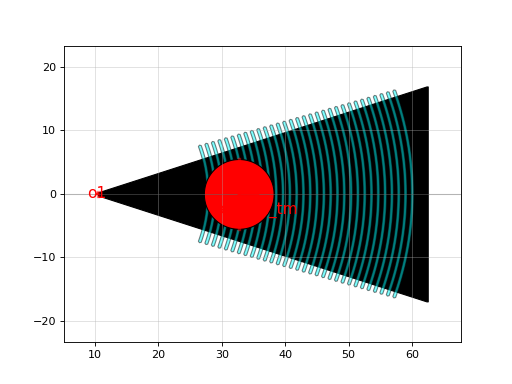

Source code (Python):
import gdsfactory as gf

c = gf.components.grating_coupler_tm(polarization='tm', fiber_marker_width=11.0, fiber_marker_layer='TM', taper_length=16.6, taper_angle=30.0, trenches_extra_angle=9.0, wavelength=1.53, fiber_angle=15.0, grating_line_width=0.6, neff=1.8, ncladding=1.443, layer_trench='SLAB150', p_start=26, n_periods=30, end_straight_length=0.2, cross_section='strip')
c.plot()
